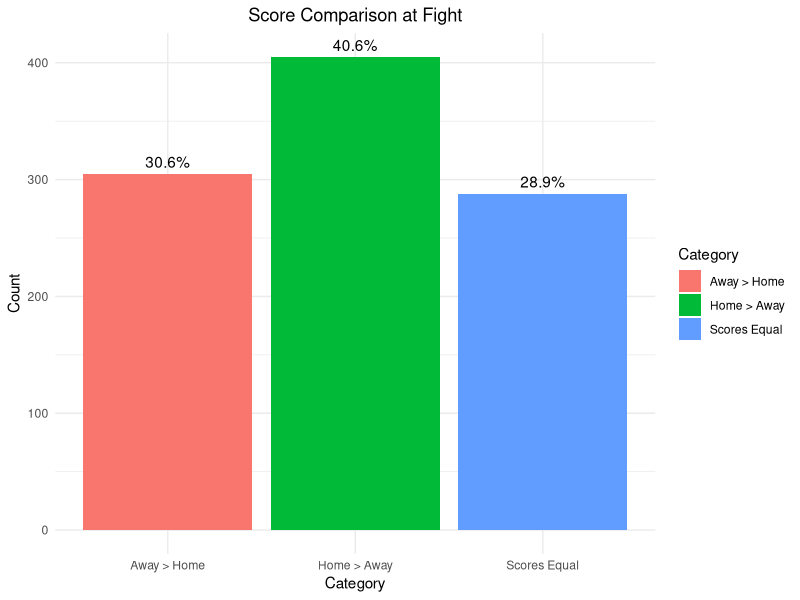
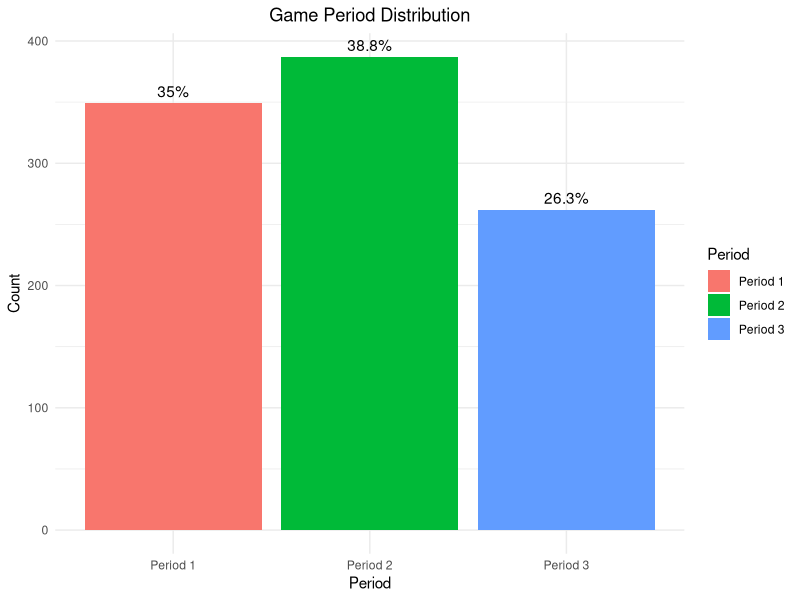

Reproduce these figures in R, in order.
# Load necessary library
library(dplyr)

# Read the CSV file
nhl_data <- read.csv("NHL_pbp_Fight_aggs3.csv")

# Create the frequency table with counts
frequency_table <- nhl_data %>%
  summarise(
    away_greater_than_home = sum(away_score_at_fight > home_score_at_fight, na.rm = TRUE),
    home_greater_than_away = sum(home_score_at_fight > away_score_at_fight, na.rm = TRUE),
    scores_equal = sum(away_score_at_fight == home_score_at_fight, na.rm = TRUE),
    period_1 = sum(game_period_number == 1, na.rm = TRUE),
    period_2 = sum(game_period_number == 2, na.rm = TRUE),
    period_3 = sum(game_period_number == 3, na.rm = TRUE)
  )

# Add a row for percentages
frequency_table <- frequency_table %>%
  mutate(
    total_scores = away_greater_than_home + home_greater_than_away + scores_equal,
    total_periods = period_1 + period_2 + period_3,
    away_greater_than_home_pct = (away_greater_than_home / total_scores) * 100,
    home_greater_than_away_pct = (home_greater_than_away / total_scores) * 100,
    scores_equal_pct = (scores_equal / total_scores) * 100,
    period_1_pct = (period_1 / total_periods) * 100,
    period_2_pct = (period_2 / total_periods) * 100,
    period_3_pct = (period_3 / total_periods) * 100
  ) %>%
  select(-total_scores, -total_periods)  # Remove the intermediate totals if not needed

# View the frequency table with percentages
print(frequency_table)

# Load necessary libraries
library(ggplot2)
library(dplyr)

# Create a data frame for the score comparison frequencies
score_comparison <- nhl_data %>%
  summarise(
    Category = c("Away > Home", "Home > Away", "Scores Equal"),
    Count = c(sum(away_score_at_fight > home_score_at_fight, na.rm = TRUE),
              sum(home_score_at_fight > away_score_at_fight, na.rm = TRUE),
              sum(away_score_at_fight == home_score_at_fight, na.rm = TRUE))
  ) %>%
  mutate(Percentage = Count / sum(Count) * 100)

# Bar plot for score comparison
ggplot(score_comparison, aes(x = Category, y = Count, fill = Category)) +
  geom_bar(stat = "identity") +
  geom_text(aes(label = paste0(round(Percentage, 1), "%")), vjust = -0.5) +
  theme_minimal() +
  labs(title = "Score Comparison at Fight",
       x = "Category",
       y = "Count") +
  theme(plot.title = element_text(hjust = 0.5))

# Create a data frame for the game period frequencies
game_periods <- nhl_data %>%
  summarise(
    Period = c("Period 1", "Period 2", "Period 3"),
    Count = c(sum(game_period_number == 1, na.rm = TRUE),
              sum(game_period_number == 2, na.rm = TRUE),
              sum(game_period_number == 3, na.rm = TRUE))
  ) %>%
  mutate(Percentage = Count / sum(Count) * 100)

# Bar plot for game periods
ggplot(game_periods, aes(x = Period, y = Count, fill = Period)) +
  geom_bar(stat = "identity") +
  geom_text(aes(label = paste0(round(Percentage, 1), "%")), vjust = -0.5) +
  theme_minimal() +
  labs(title = "Game Period Distribution",
       x = "Period",
       y = "Count") +
  theme(plot.title = element_text(hjust = 0.5))

